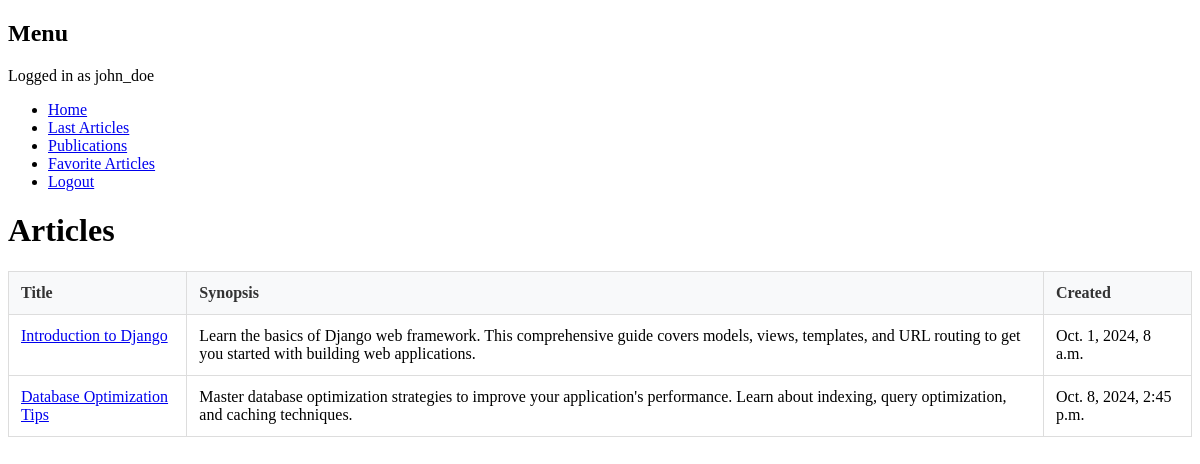
The app's page /publications/ (signed in) with its own data.
### core/models.py (models this page shows, shortened)
class Article(models.Model):
    title = models.CharField(max_length=64, null=False)
    author = models.ForeignKey(User, on_delete=models.CASCADE, null=False)
    created = models.DateTimeField(auto_now_add=True, null=False)
    synopsis = models.CharField(max_length=312, null=False)
    content = models.TextField(null=False)

### ex01/views/publications.py (the view)
# urls.py: path("publications/", PublicationsView.as_view(), name="publications"),
class PublicationsView(ListView):
    model = Article
    template_name = "ex01/publications.html"
    def get_queryset(self):
        user = self.request.user
        if user.is_authenticated:
            return Article.objects.filter(author=user).all()
        raise PermissionDenied("Please login to view your publications")

### ex03/context_processors.py (called while the page is built)
def login_form_processor(request):
    if not request.user.is_authenticated:
        return {'login_form': LoginForm()}
    return {}

### templates/ex01/publications.html (shortened to what this page needs)
{% extends 'base.html' %}
{% block content %}
    <div class="container">
        <h1>Articles</h1>
        <table>
            <thead>
                <tr>
                    <th>Title</th>
                    <th>Synopsis</th>
                    <th>Created</th>
                </tr>
            </thead>
            <tbody>
                {% for article in object_list %}
                    <tr>
                        <td><a href="{% url 'article_detail' article.id %}">{{ article.title }}</a></td>
                        <td>{{ article.synopsis }}</td>
                        <td>{{ article.created }}</td>
                    </tr>
                {% endfor %}
            </tbody>
        </table>
    </div>
{% endblock %}

### templates/ex03/menu.html (shortened to what this page needs)
<nav>
    <h1>Menu</h1>
    <p>Logged in as {{ user.username }}</p>
    <ul>
        <li><a href="{% url 'home' %}">Home</a></li>
        <li><a href="{% url 'articles' %}">Last Articles</a></li>
        {% if user.is_authenticated %}
        <li><a href="{% url 'publications' %}">Publications</a></li>
        <li><a href="{% url 'favorite_articles' %}">Favorite Articles</a></li>
        <li><a href="{% url 'logout' %}">Logout</a></li>
        {% endif %}
    </ul>
</nav>

### templates/ex01/publications.html (style rules this page uses)
table { width: 100%; border-collapse: collapse; margin-top: 20px; }
th, td { border: 1px solid #ddd; padding: 12px; text-align: left; vertical-align: top; }
th { background-color: #f8f9fa; font-weight: bold; color: #333; }

### records on screen
Article: title "Introduction to Django", synopsis "Learn the basics of Django web framework. This comprehensive guide covers models, views, templates, and URL routing to get you started with building web applications.", created "Oct. 1, 2024, 8 a.m."
Article: title "Database Optimization Tips", synopsis "Master database optimization strategies to improve your application's performance. Learn about indexing, query optimization, and caching techniques.", created "Oct. 8, 2024, 2:45 p.m."

### other values on screen
{{ user.username }} "john_doe"
